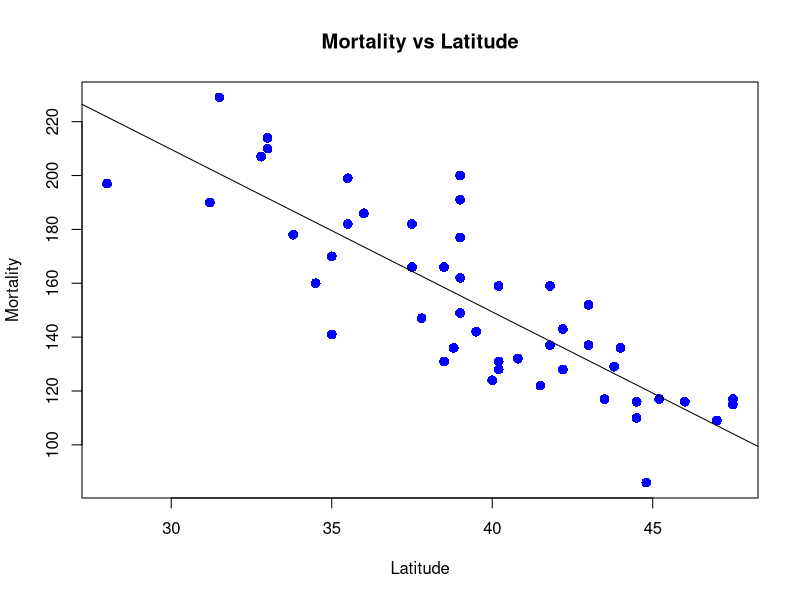

The R source for this figure:
#library("data.table")
setwd("/Users/rahulnair/desktop")
data <- read.delim('skin cancer2.txt', header = TRUE, sep = "|")
data$Lat
x <- data$Lat
y <- data$Mort
# Calculating the estimates
sum_x_sqr = sum((x - mean(x))^2)
sum_xy = sum((y - mean(y)) * (x - mean(x)))
# Calculating b1
b1 <- sum_xy/sum_x_sqr
b0 <- (mean(y)) - (b1*(mean(x)))
b1
# Calculating e
e <- y - b0 - (b1*x)
sum(e)
# Calculating r
sst <- sum((y - mean(y))^2)
sst
sse <- sum((e^2))
sse
ssr <- sum(((b0+b1*x) - mean(y))^2)
ssr
# confidence interval
b1_lower <- b1 - ((qt((0.05)/2,(46)))*abs(sqrt(sse/46)/sqrt(sum((x-mean(x))^2))))
b1_lower
b1_upper <- b1+  ((qt((0.05)/2,(46)))*abs(sqrt(sse/46)/sqrt(sum((x-mean(x))^2))))
b1_upper
# with functions
reg<-lm(y~x)
summary(reg)
confint(reg,level=0.95)
plot(x,y,pch=16,cex=1.3, col="blue", main="Mortality vs Latitude", xlab="Latitude", ylab="Mortality")
abline(lm(y~x))
